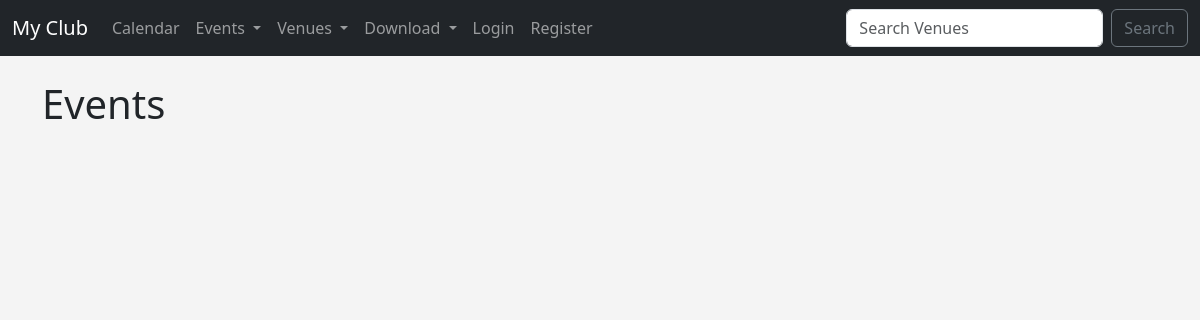
/events, run on an earlier commit of the app's database.
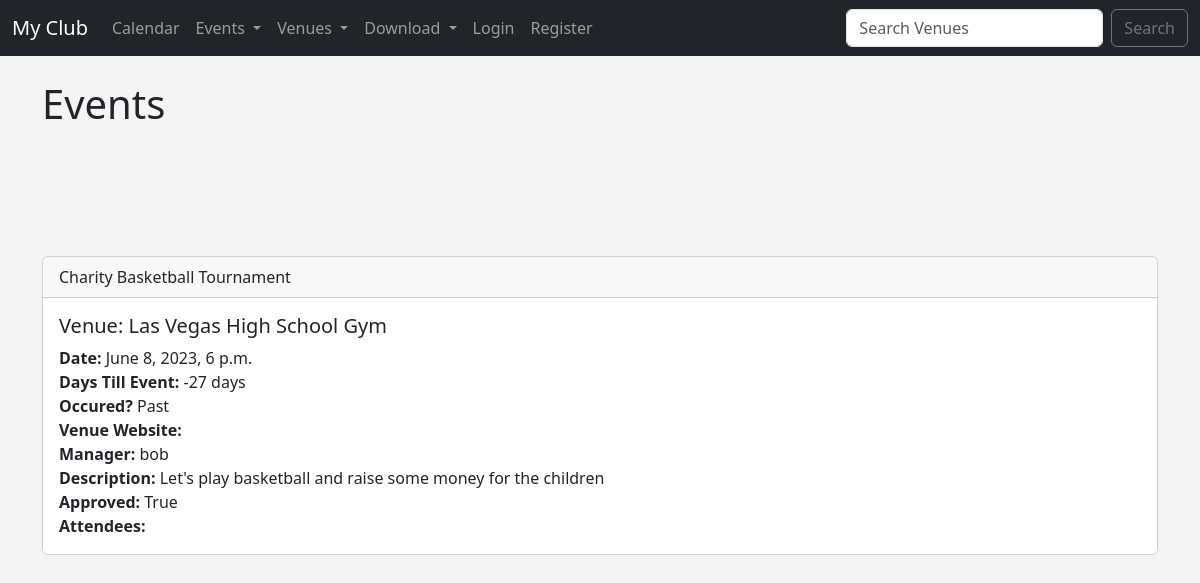
And on a later commit of the database.
### events/models.py (models this page shows)
class Event(models.Model):
	name = models.CharField('Event Name', max_length=120)
	event_date = models.DateTimeField('Event Date')
	venue = models.ForeignKey(Venue, blank=True, null=True, on_delete=models.CASCADE)
	manager = models.ForeignKey(User, blank=True, null=True, on_delete=models.SET_NULL)
	description = models.TextField(blank=True)
	attendees = models.ManyToManyField(MyClubUser, blank=True)
	approved = models.BooleanField("Approved", default=False)
	def __str__(self):
		return self.name
	@property
	def Days_till(self):
		today = date.today()
		days_till = self.event_date.date() - today
		days_till_stripped = str(days_till).split(",", 1)[0]
		return days_till_stripped
	@property
	def Is_Past(self):
		today = date.today()
		if self.event_date.date() < today:
			thing = "Past"
		else:
			thing = "Future"
		return thing

class Venue(models.Model):
	name = models.CharField('Venue Name', max_length=120)
	address = models.CharField(max_length=300)
	zip_code = models.CharField('Zip Code', max_length=15)
	phone = models.CharField('Contact Phone', max_length=45, blank=True)
	web = models.URLField('Website Address', blank=True)
	email_address = models.EmailField('Email Address', blank=True)
	owner = models.IntegerField('Venue Owner', blank=False, default=1)
	venue_image = models.ImageField(null=True, blank=True, upload_to="images/")
	def __str__(self):
		return self.name

### events/views.py (the view)
# urls.py: path('events', views.all_events, name="list-events"),
def all_events(request):
	event_list = Event.objects.all().order_by('-event_date')
	return render(request, 'events/event_list.html',
		{'event_list': event_list})

### events/templates/events/event_list.html (shortened to what this page needs)
{% extends 'events/base.html' %}
{% block content %}
	<h1>Events</h1>
{% for event in event_list %}
{% if event.approved %}
<div class="card">
  <div class="card-header">
    {{ event }}
  </div>
  <div class="card-body">
    <h5 class="card-title">Venue: {{ event.venue }}</h5>
    <p class="card-text">
		<strong>Date:</strong> {{ event.event_date }}<br/>
		<strong>Days Till Event:</strong> {{ event.Days_till }}<br/>
		<strong>Occured?</strong> {{ event.Is_Past }}<br/>
		<strong>Venue Website:</strong> {{ event.venue.web }}<br/>
		<strong>Manager:</strong> {{ event.manager }}<br/>
		<strong>Description:</strong> {{ event.description }}<br/>
		<strong>Approved:</strong> {{ event.approved }}<br/>
		<strong>Attendees:</strong>
    </p>
  </div>
</div>
{% endif %}
{% endfor %}
{% endblock %}

What changed in the data, as far as the page shows it:
now on this page (row edited): Event: name "Charity Basketball Tournament", venue "Las Vegas High School Gym", event_date "June 8, 2023, 6 p.m.", Days_till "-27 days", Is_Past "Past", manager "bob", description "Let's play basketball and raise some money for the children", approved "True"
